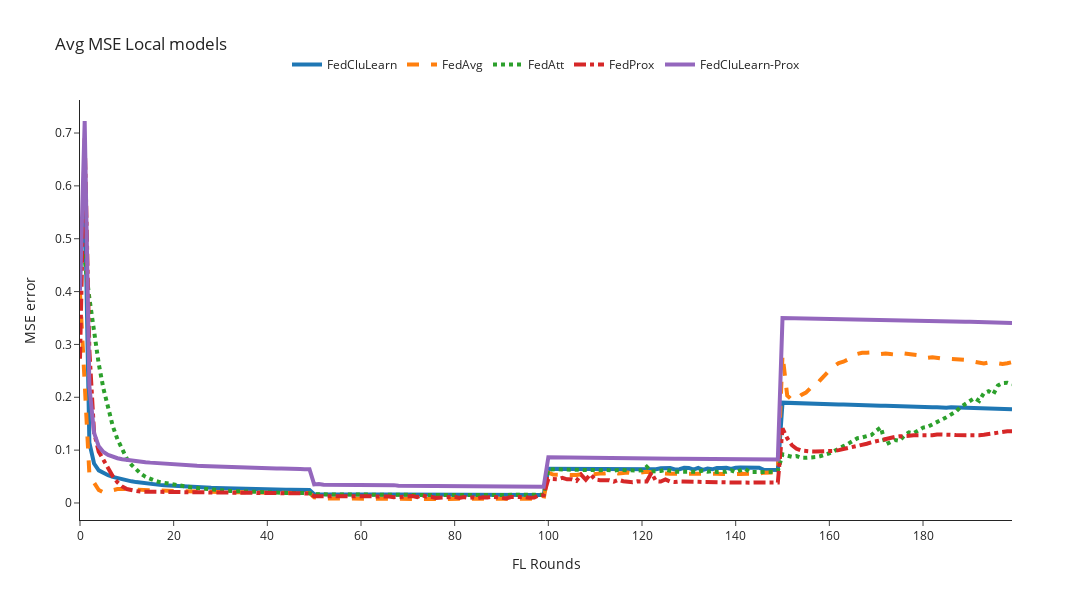

Notebook code cell kept with this figure:
### Code cell
mse_column = 'mse'
n_rounds, y = preprocessing_results(filenames=local_filenames, mse_column=mse_column)
plot_plotly(n_rounds, y, title='Avg MSE Local models', y_axis_title=f'{mse_column.upper()} error', y_axis_max=0.3)

### Figure 1 — Plotly figure (JSON) as saved in the notebook; plotly's stock layout.template omitted (floating-point values rounded to 4 significant figures; data arrays with more than 128 entries replaced by an {"elided": "..."} marker saying what was removed)
{"data": [{"line": {"dash": "solid", "width": 4}, "mode": "lines", "name": "FedCluLearn", "type": "scatter", "x": {"elided": "201 int values"}, "y": {"elided": "200 float values"}}, {"line": {"dash": "dash", "width": 4}, "mode": "lines", "name": "FedAvg", "type": "scatter", "x": {"elided": "201 int values"}, "y": {"elided": "200 float values"}}, {"line": {"dash": "dot", "width": 4}, "mode": "lines", "name": "FedAtt", "type": "scatter", "x": {"elided": "201 int values"}, "y": {"elided": "200 float values"}}, {"line": {"dash": "dashdot", "width": 4}, "mode": "lines", "name": "FedProx", "type": "scatter", "x": {"elided": "201 int values"}, "y": {"elided": "200 float values"}}, {"line": {"dash": "solid", "width": 4}, "mode": "lines", "name": "FedCluLearn-Prox", "type": "scatter", "x": {"elided": "201 int values"}, "y": {"elided": "200 float values"}}], "layout": {"height": 600, "legend": {"orientation": "h", "x": 0.5, "xanchor": "center", "y": 1.05, "yanchor": "bottom"}, "title": {"text": "Avg MSE Local models"}, "width": 1200, "xaxis": {"title": {"text": "FL Rounds"}}, "yaxis": {"title": {"text": "MSE error"}}}}
